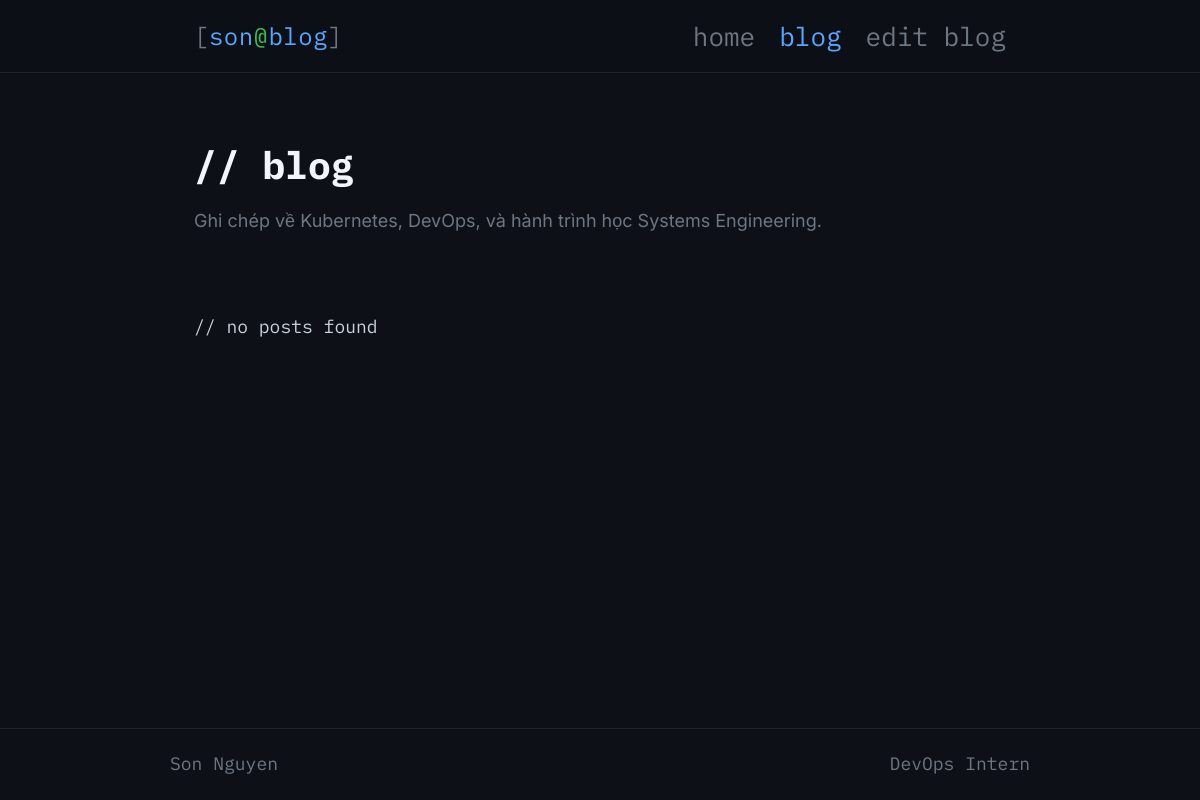
The page /blog/ on the database as committed earlier.
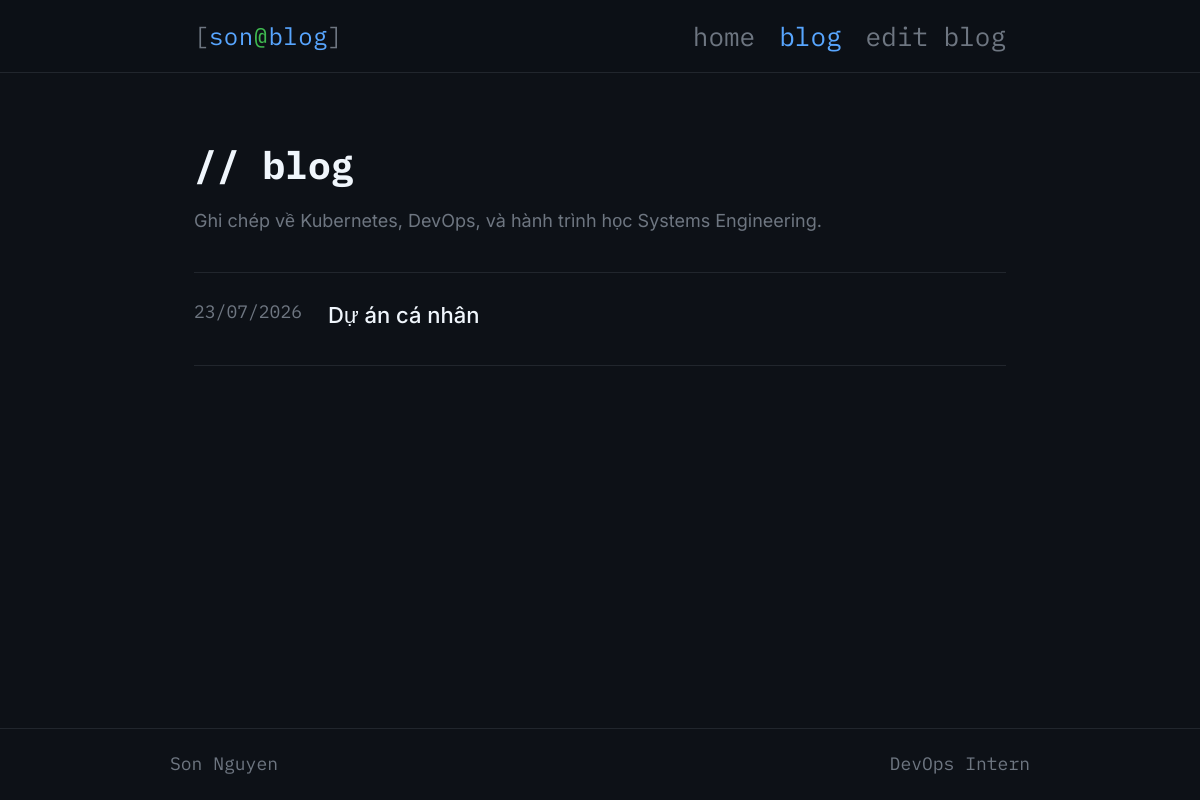
The same page on the database as committed later.
### app/models.py (models this page shows)
class Post(db.Model):
    __tablename__ = "posts"
    id        = db.Column(db.Integer, primary_key=True) # Tạo cột id kiểu Integer, là primary key (không trùng lặp, tự tăng)
    tags      = db.Column(db.String(200)) # Danh sách tag, VD: "python, flask"
    slug      = db.Column(db.String(200), unique=True, nullable=False)  # URL-friendly string VD: "my-first-post"
    title     = db.Column(db.String(300), nullable=False) # Tiêu đề bài viết
    summary   = db.Column(db.String(500))
    content   = db.Column(db.Text, nullable=False) # Nội dung bài viết (Markdown)
    created   = db.Column(db.DateTime, default=datetime.utcnow) # Ngày tạo bài viết, mặc định là thời điểm hiện tại
    published = db.Column(db.Boolean, default=True) # Bài viết đã được publish chưa, mặc định là True
    def tag_list(self):
        if not self.tags:
            return []
        return [t.strip() for t in self.tags.split(",") if t.strip()]

### app/route/blog.py (the view)
@blog_bp.route("/")
def index():
    tag = request.args.get("tag")  # lọc theo tag nếu có
    if tag:
        posts = Post.query.filter(
            Post.published == True,
            Post.tags.contains(tag)
        ).order_by(Post.created.desc()).all()
    else:
        posts = Post.query.filter_by(published=True) \
            .order_by(Post.created.desc()).all()
    all_tags = set()
    for p in Post.query.filter_by(published=True).all():
        all_tags.update(p.tag_list())
    return render_template("blog/index.html",
                           posts=posts,
                           all_tags=sorted(all_tags),
                           active_tag=tag)

### app/templates/blog/index.html (shortened to what this page needs)
{% extends "base.html" %}
{% block content %}
<div class="page-inner">
  <div class="blog-header">
    <h1 class="page-title">// blog</h1>
    <p class="page-desc">Ghi chép về Kubernetes, DevOps, và hành trình học Systems Engineering.</p>
  </div>
  {% if posts %}
  <div class="posts-full">
    {% for post in posts %}
    <a href="{{ url_for('blog.post', slug=post.slug) }}" class="post-row-link">
      <article class="post-row">
        <div class="post-row-left">
          <time class="post-date">{{ post.created.strftime('%d/%m/%Y') }}</time>
        </div>
        <div class="post-row-right">
          <h2 class="post-row-title">{{ post.title }}</h2>
        </div>
      </article>
    </a>
    {% endfor %}
  </div>
  {% else %}
  <div class="empty-state">
    <p class="term-output">// no posts found{% if active_tag %} for tag: <strong>{{ active_tag }}</strong>{% endif %}</p>
  </div>
  {% endif %}
</div>
{% endblock %}

Rows that differ between the two databases and show on the page:
added Post: created "23/07/2026", title "Dự án cá nhân"
Other text that changed with them:
text no longer shown: "// no posts found"
